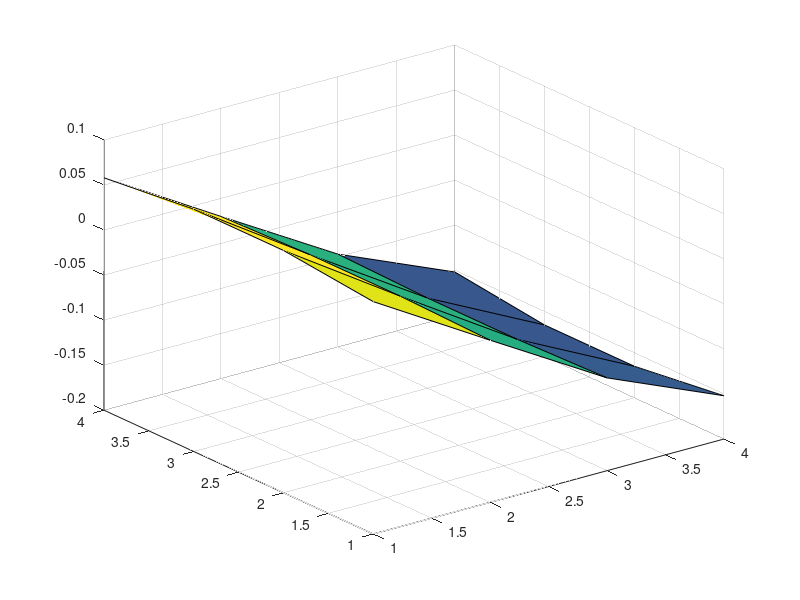

Recreate this plot in MATLAB.
function tstslv() 
A=[-155.829, +69.454, +0.000, +0.000, +86.375, +0.000, +0.000, +0.000, +0.000, +0.000, +0.000, +0.000, +0.000, +0.000, +0.000, +0.000, ;
+34.727, -134.851, +34.727, +0.000, +0.000, +65.397, +0.000, +0.000, +0.000, +0.000, +0.000, +0.000, +0.000, +0.000, +0.000, +0.000, ;
+0.000, +34.727, -134.851, +34.727, +0.000, +0.000, +65.397, +0.000, +0.000, +0.000, +0.000, +0.000, +0.000, +0.000, +0.000, +0.000, ;
+0.000, +0.000, +69.454, -155.829, +0.000, +0.000, +0.000, +86.375, +0.000, +0.000, +0.000, +0.000, +0.000, +0.000, +0.000, +0.000, ;
+57.098, +0.000, +0.000, +0.000, -180.474, +80.188, +0.000, +0.000, +57.098, +0.000, +0.000, +0.000, +0.000, +0.000, +0.000, +0.000, ;
+0.000, +30.894, +0.000, +0.000, +40.094, -134.580, +30.894, +0.000, +0.000, +30.894, +0.000, +0.000, +0.000, +0.000, +0.000, +0.000, ;
+0.000, +0.000, +30.894, +0.000, +0.000, +30.894, -134.580, +40.094, +0.000, +0.000, +30.894, +0.000, +0.000, +0.000, +0.000, +0.000, ;
+0.000, +0.000, +0.000, +57.098, +0.000, +0.000, +80.188, -180.474, +0.000, +0.000, +0.000, +57.098, +0.000, +0.000, +0.000, +0.000, ;
+0.000, +0.000, +0.000, +0.000, +69.745, +0.000, +0.000, +0.000, -207.031, +80.188, +0.000, +0.000, +69.745, +0.000, +0.000, +0.000, ;
+0.000, +0.000, +0.000, +0.000, +0.000, +40.094, +0.000, +0.000, +40.094, -141.976, +30.894, +0.000, +0.000, +40.094, +0.000, +0.000, ;
+0.000, +0.000, +0.000, +0.000, +0.000, +0.000, +40.094, +0.000, +0.000, +30.894, -141.976, +40.094, +0.000, +0.000, +40.094, +0.000, ;
+0.000, +0.000, +0.000, +0.000, +0.000, +0.000, +0.000, +69.745, +0.000, +0.000, +80.188, -207.031, +0.000, +0.000, +0.000, +69.745, ;
+0.000, +0.000, +0.000, +0.000, +0.000, +0.000, +0.000, +0.000, +139.489, +0.000, +0.000, +0.000, -278.978, +139.489, +0.000, +0.000, ;
+0.000, +0.000, +0.000, +0.000, +0.000, +0.000, +0.000, +0.000, +0.000, +80.188, +0.000, +0.000, +69.745, -207.031, +57.098, +0.000, ;
+0.000, +0.000, +0.000, +0.000, +0.000, +0.000, +0.000, +0.000, +0.000, +0.000, +80.188, +0.000, +0.000, +57.098, -207.031, +69.745, ;
+0.000, +0.000, +0.000, +0.000, +0.000, +0.000, +0.000, +0.000, +0.000, +0.000, +0.000, +139.489, +0.000, +0.000, +139.489, -278.978, ;]


b = [-6.000; -6.000; -6.000; -6.000; +0.000; +0.000; +0.000; +0.000; +0.000; +0.000; +0.000; +0.000; +6.000; +6.000; +6.000; +6.000; ];
x = [+0.058; +0.069; +0.069; +0.058; -0.020; -0.017; -0.017; -0.020; -0.097; -0.100; -0.100; -0.097; -0.152; -0.165; -0.165; -0.152;];
    nx = 5; 
    ny = 5;
    for i = 1:nx-1
        for j = 1:ny-1
            phi(i,j) = x(get_pssn_ind(i-1,j-1,nx,ny)+1);
        end
    end
    figure(2)
    surf(phi);
    function ind = get_pssn_ind(i,j,nx,ny)
	ind = j*(nx-1)+i;
    end
    function i = get_pssn_i(ind, nx,ny)
	 i = mod(ind,(nx-1));
    end
    function j = get_pssn_j(ind,nx,ny)
	i = get_pssn_i(ind, nx, ny);
	j = (ind-i)/(nx-1);
    end
end